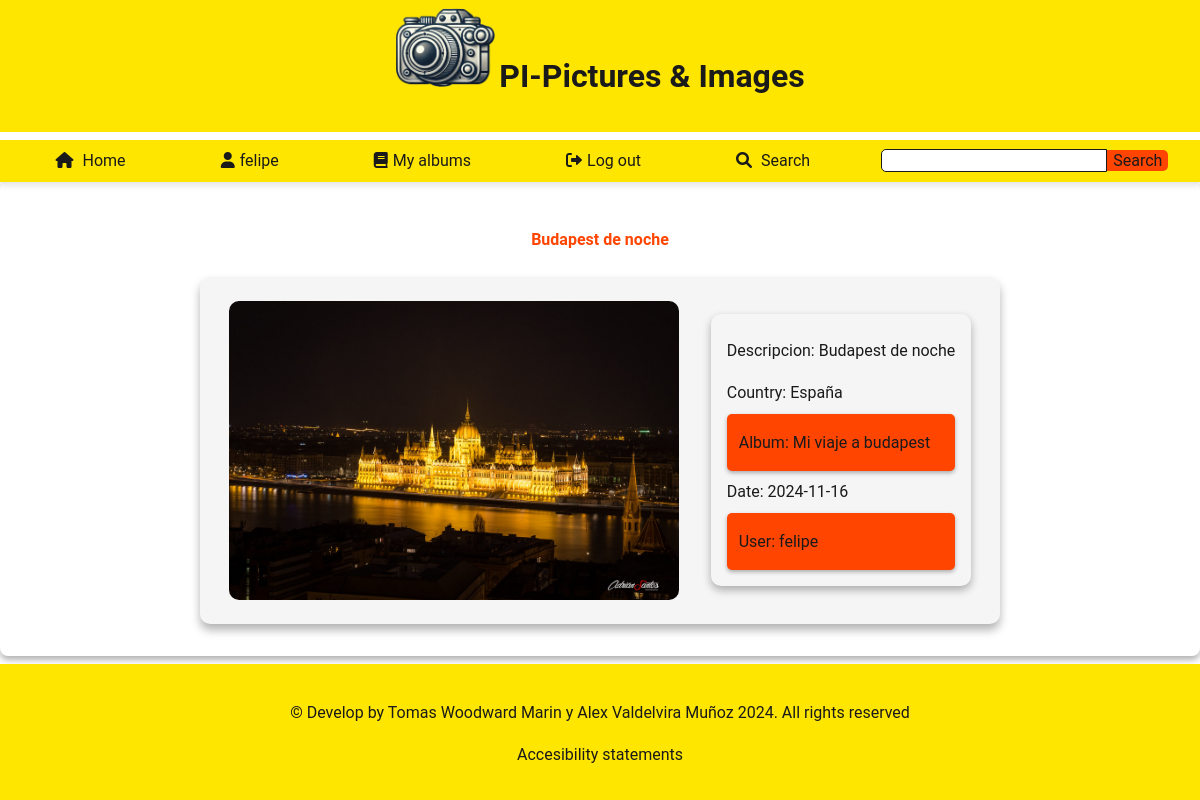
The app's page /index.php?action=photoDetails&id=66 (signed in) with its own data.
### tables this page shows
CREATE TABLE `fotos` (
  `idFoto` int(11) NOT NULL,
  `titulo` text NOT NULL,
  `descripcion` text NOT NULL,
  `fecha` date DEFAULT NULL,
  `pais` int(11) DEFAULT NULL,
  `album` int(11) NOT NULL,
  `fichero` text NOT NULL,
  `alternativo` text NOT NULL,
  `fRegistro` timestamp NOT NULL DEFAULT current_timestamp() ON UPDATE current_timestamp()
);

CREATE TABLE `paises` (
  `idPais` int(11) NOT NULL,
  `nombre` text NOT NULL
);

CREATE TABLE `albumes` (
  `idAlbum` int(11) NOT NULL,
  `titulo` text NOT NULL,
  `descripcion` text NOT NULL,
  `usuario` int(11) NOT NULL
);

CREATE TABLE `usuarios` (
  `idUsuario` int(11) NOT NULL,
  `nomUsuario` text NOT NULL,
  `clave` text NOT NULL,
  `email` text NOT NULL,
  `sexo` tinyint(4) NOT NULL,
  `fNacimiento` date NOT NULL,
  `ciudad` text NOT NULL,
  `pais` int(11) NOT NULL,
  `foto` text NOT NULL,
  `fRegistro` timestamp NOT NULL DEFAULT current_timestamp() ON UPDATE current_timestamp(),
  `estilo` int(11) NOT NULL
);

### index.php (called while the page is built, shortened)
<?php
require_once 'controller/photoController.php';
require_once 'controller/userController.php';
$controllerPhotos = new PhotoController();
$request = empty($_GET['action']) ? 'index' : $_GET['action'];
$parts = explode("?", $request);
$page = explode("/", $parts[0])[0];
$queryString = isset($parts[1]) ? $parts[1] : '';
parse_str($queryString, $params);
extract($params);
include(__DIR__ . "/view/$page.php");

### controller/photoController.php (called while the page is built, shortened)
<?php
require_once __DIR__ . '/../model/photoModel.php';
class PhotoController {
    private $photoModel;
    public function __construct() {
        $db = Database::getInstance();
        $this->photoModel = new PhotoModel($db);
    }
    public function viewPhoto($params) {
        $idFoto = $params;
        if ($idFoto) {
            $photo = $this->photoModel->getPhotoById($idFoto);
			return $photo;
        } else {
            echo "ID de foto no proporcionado.";
        }
    }
    public function closeConection(){
        $this->photoModel->closeConection();
    }
}
?>

### model/photoModel.php (called while the page is built, shortened)
<?php
class PhotoModel
{
    private $db;
    public function __construct($db)
    {
        $this->db = $db;
    }
    public function getPhotoById($idFoto)
    {
        $stmt = $this->db->prepare("SELECT  u.idUsuario as id_usuario,
                                            f.titulo AS titulo_foto,
                                            f.fichero AS fichero,
                                            a.idAlbum AS id_album,
                                            a.titulo AS titulo_album,
                                            p.nombre AS nombre_pais,
                                            u.nomUsuario AS nombre_usuario,
                                            f.*, -- Incluye todas las columnas de 'fotos' si necesario
                                            a.idAlbum
                                            FROM fotos f
                                            JOIN paises p ON p.idPais = f.Pais
                                            JOIN albumes a ON a.idAlbum = f.album
                                            JOIN usuarios u ON a.usuario = u.idUsuario
                                            WHERE f.idFoto = ?;");
        $stmt->bind_param("i", $idFoto);
        $stmt->execute();
        $result = $stmt->get_result()->fetch_assoc();
        return $result;
    }
}

### view/photoDetails.php (the view, shortened to what this page needs)
<?php
$id = $_GET["id"];
$foto = $controllerPhotos->viewPhoto($id);
include 'layout/start.php';
include 'layout/header.php';
include 'layout/navAuth.php';
if($foto){
echo'<main>';
echo '<h2>'.$foto['titulo_foto'].'</h2>';
    echo'<figure>';
        echo  "<img src='".$foto['fichero']."' alt='" . $foto['alternativo'] . "'>";
        echo '<figcaption>';
            echo '<p>Descripcion: '.$foto['descripcion'].'</p>';
            echo '<p>Country: '.$foto['nombre_pais'].'</p>';
            echo '<a href="index.php?action=albumDetails&id='.$foto["id_album"].'"><p>Album: '.$foto['titulo_album'].'</p></a>';
            echo '<P>Date: '.$foto['fecha'].'</p>';
            echo '<a href="index.php?action=userDetails&id='.$foto["id_usuario"].'"> <p>User: '.$foto['nombre_usuario'].'</p></a>';
        echo '</figcaption>';
    echo '</figure>';
echo'</main>';
}else{
    echo '<main>';
    echo '<figure>';
    echo '<h2>Photo not found</h2>';
    echo '</figure>';
    echo '</main>';
}
include 'layout/footer.php';
include 'layout/end.php';
?>

### view/css/highContrast/variablesContraste.css (style rules this page uses)
:root { --background-color: #ffffff; --text-color: #1a1a1a; --header-background-color: #ffe600; --header-text-color: #1a1a1a; --link-color: #0073e6; --nav-background-color: #ffe600; --nav-link-hover-background-color: #ff4500; --nav-link-hover-color: #1a1a1a; --input-border-color: #1a1a1a; --button-background-color: #ff4500; --button-hover-background-color: #d33800; --footer-background-color: #ffe600; --footer-text-color: #1a1a1a; --main-background-color: #ffffff; --main-text-color: #1a1a1a; --figure-text-color: #333333; --link-hover-background-color: #ff4500; --form-background-color: #f5f5f5; --form-text-color: #1a1a1a; --input-background-color: #e6e6e6; --input-hover-background-color: #cccccc; --input-border-color: #1a1a1a; --submit-button-background-color: #ff4500; --submit-button-hover-background-color: #d33800; --submit-button-text-color: #1a1a1a; --list-item-background-color: #ffe600; --list-item-hover-background-color: #ff4500; --list-item-text-color: #1a1a1a; --list-item-hover-text-color: #ffffff; --box-shadow-color: rgba(0, 0, 0, 0.3); --heading2-color: #ff4500; --heading3-color: #0073e6; --paragraph-color: #333333; }

### view/css/default/variables.css (style rules this page uses)
:root { --background-color: #F3F4F6; --text-color: #121629; --header-background-color: #232946; --header-text-color: white; --link-color: #121629; --nav-background-color: #232946; --nav-link-hover-background-color: #474747; --nav-link-hover-color: #f0f0f0; --input-border-color: #ddd; --button-background-color: #007bff; --button-hover-background-color: #0056b3; --footer-background-color: #232946; --footer-text-color: white; --main-background-color: #f0f4f8; --main-text-color: #474747; --figure-text-color: #333; --link-hover-background-color: #a4a4a4; --form-background-color: #f8f9fa; --form-text-color: #333; --input-background-color: #e0e0e0; --input-hover-background-color: #a5a5a5; --input-border-color: #333; --submit-button-background-color: #007bff; --submit-button-hover-background-color: #0365ce; --submit-button-text-color: white; --list-item-background-color: #333; --list-item-hover-background-color: #007bff; --list-item-text-color: #f0f0f0; --list-item-hover-text-color: #fff; --box-shadow-color: rgba(0, 0, 0, 0.1); --heading2-color: #007bff; --heading3-color: #495057; --paragraph-color: #343a40; --font-size-small: 1rem; --font-size-big: 2rem; --font-size-icon: 1rem; --line-height-base: 1.6; }

### view/css/default/global.css (style rules this page uses)
* { box-sizing: border-box; font-family: 'Roboto'; }

### records on screen
fotos: titulo "Budapest de noche", fichero (picture), descripcion "Budapest de noche", pais.nombre "España", album.titulo "Mi viaje a budapest", fecha "2024-11-16", usuarios.nomUsuario "felipe"

### other values on screen
$userName "felipe"
